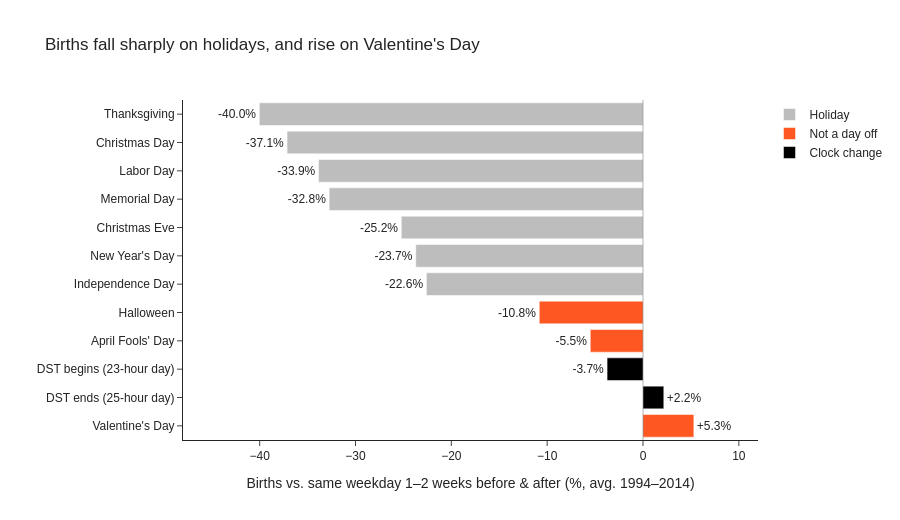

The cell this chart's notebook holds for it:
### Code cell
fig = px.bar(
    df_event_summary,
    x='avg_pct_diff',
    y='event',
    orientation='h',
    color='kind',
    color_discrete_map={'Holiday': GRAY, 'Not a day off': ACCENT, 'Clock change': 'black'},
    text=df_event_summary['avg_pct_diff'].map('{:+.1f}%'.format),
    labels={
        'avg_pct_diff': 'Births vs. same weekday 1–2 weeks before & after (%, avg. 1994–2014)',
        'event': '',
        'kind': '',
    },
    title='Births fall sharply on holidays, and rise on Valentine\'s Day',
    height=520,
)
fig.update_traces(textposition='outside', cliponaxis=False)
fig.update_layout(yaxis={'categoryorder': 'total descending'}, xaxis_range=[-48, 12])
fig.add_vline(x=0, line_width=1, line_color='black')
fig.show()

### Figure 1 — Plotly figure (JSON) as saved in the notebook; plotly's stock layout.template omitted (floating-point values rounded to 4 significant figures)
{"data": [{"cliponaxis": false, "hovertemplate": "=%{y}<br>Births vs. same weekday 1–2 weeks before & after (%, avg. 1994–2014)=%{x}<br>text=%{text}<extra></extra>", "legendgroup": "Holiday", "marker": {"color": "#BDBDBD", "pattern": {"shape": ""}}, "name": "Holiday", "orientation": "h", "showlegend": true, "text": ["-40.0%", "-37.1%", "-33.9%", "-32.8%", "-25.2%", "-23.7%", "-22.6%"], "textposition": "outside", "type": "bar", "x": [-40.04, -37.14, -33.85, -32.75, -25.22, -23.71, -22.6], "xaxis": "x", "y": ["Thanksgiving", "Christmas Day", "Labor Day", "Memorial Day", "Christmas Eve", "New Year's Day", "Independence Day"], "yaxis": "y"}, {"cliponaxis": false, "hovertemplate": "=%{y}<br>Births vs. same weekday 1–2 weeks before & after (%, avg. 1994–2014)=%{x}<br>text=%{text}<extra></extra>", "legendgroup": "Not a day off", "marker": {"color": "#FF5722", "pattern": {"shape": ""}}, "name": "Not a day off", "orientation": "h", "showlegend": true, "text": ["-10.8%", "-5.5%", "+5.3%"], "textposition": "outside", "type": "bar", "x": [-10.82, -5.5, 5.306], "xaxis": "x", "y": ["Halloween", "April Fools' Day", "Valentine's Day"], "yaxis": "y"}, {"cliponaxis": false, "hovertemplate": "=%{y}<br>Births vs. same weekday 1–2 weeks before & after (%, avg. 1994–2014)=%{x}<br>text=%{text}<extra></extra>", "legendgroup": "Clock change", "marker": {"color": "black", "pattern": {"shape": ""}}, "name": "Clock change", "orientation": "h", "showlegend": true, "text": ["-3.7%", "+2.2%"], "textposition": "outside", "type": "bar", "x": [-3.748, 2.171], "xaxis": "x", "y": ["DST begins (23-hour day)", "DST ends (25-hour day)"], "yaxis": "y"}], "layout": {"barmode": "relative", "height": 520, "legend": {"title": {"text": ""}, "tracegroupgap": 0}, "shapes": [{"line": {"color": "black", "width": 1}, "type": "line", "x0": 0, "x1": 0, "xref": "x", "y0": 0, "y1": 1, "yref": "y domain"}], "title": {"text": "Births fall sharply on holidays, and rise on Valentine's Day"}, "xaxis": {"anchor": "y", "domain": [0.0, 1.0], "range": [-48, 12], "title": {"text": "Births vs. same weekday 1–2 weeks before & after (%, avg. 1994–2014)"}}, "yaxis": {"anchor": "x", "categoryorder": "total descending", "domain": [0.0, 1.0], "title": {"text": ""}}}}
